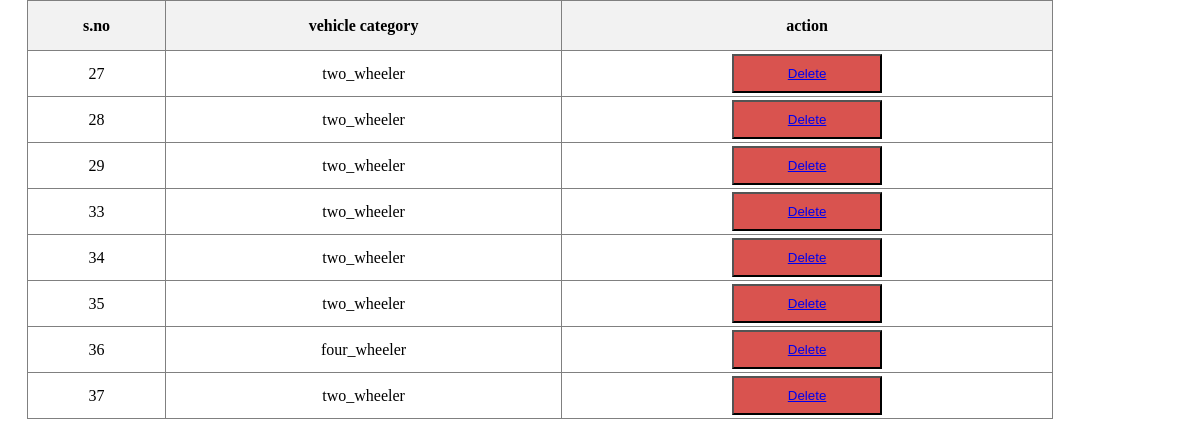
The page /vehicle_category.php on the database its author committed.
### tables this page shows
CREATE TABLE `vehicle` (
  `id` int(11) NOT NULL,
  `vehicle_platenumber` int(10) UNSIGNED NOT NULL,
  `vehicle_category` varchar(100) NOT NULL,
  `vehicle_type` varchar(100) NOT NULL,
  `user_id` int(11) DEFAULT NULL
);

### vehicle_category.php (the view, shortened to what this page needs)
<!DOCTYPE html>
<html lang="en">
<head>
    <link rel="stylesheet" href="./styles/vehicle_category.css">
</head>
<body>
    <div class="table">
        <table class="v_category tabe-striped" border="1">
            <tr class="vehicle_category">
                <th class="category_head">s.no</th>
                <th class="category_head">vehicle category</th>
                <th class="category_head">action</th>
            </tr>
            <?php
            include("./database/databaseconn.php");
            $limit = 8;
            $categorySelect = "SELECT DISTINCT *  FROM vehicle WHERE vehicle_category IN ('two_wheeler','four_wheeler') LIMIT $limit";
            $result = mysqli_query($conn, $categorySelect);
            if ($result->num_rows > 0) {
                while ($row = $result->fetch_assoc()) {
                    $category = $row['vehicle_category'];
                    $cateId = $row['id'];
                    echo '<tr>
                        <td>' . $cateId . '</td>
                        <td>' . $category . '</td>
                        <td>
                         <button class="button btn-delete"><a href="category-delete.php?deleteid=' . $cateId . '">Delete</a></button>
                        </td>
                        </tr>';
                }
                echo "</table>";
            } else {
                echo "0 result";
            }
            ?>
    </div>
</body>
</html>

### styles/vehicle_category.css (style rules this page uses)
* { margin: 0; padding: 0; box-sizing: border-box; }
.table { display: flex; justify-content: center; align-items: center; margin-right: 10%; }
.v_category { border-collapse: collapse; width: 95%; text-align: center; margin-left: 0%; }
.btn-delete { width: 150px; padding: 10px; background-color: #d9534f; color: #fff; }
.category_head { padding: 8px; background-color: #f2f2f2; height: 50px; color: #000; }
td { padding: 3px; }

### rows shown on the page
vehicle: id "27", vehicle_category "two_wheeler"
vehicle: id "28", vehicle_category "two_wheeler"
vehicle: id "29", vehicle_category "two_wheeler"
vehicle: id "33", vehicle_category "two_wheeler"
vehicle: id "34", vehicle_category "two_wheeler"
vehicle: id "35", vehicle_category "two_wheeler"
vehicle: id "36", vehicle_category "four_wheeler"
vehicle: id "37", vehicle_category "two_wheeler"
